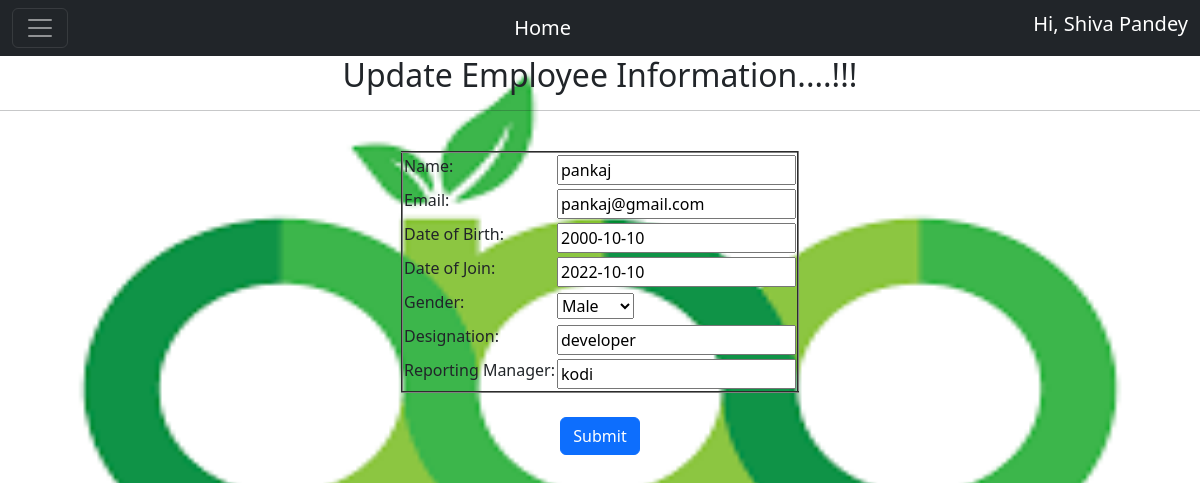
Page /app/update/13 (signed in) on the committed database.
### app/models.py (models this page shows, shortened)
class Employee(models.Model):
    CHOICE=(('male','Male'), ('female',' Female'),('other','Others'))
    name=models.CharField(max_length=30)
    email=models.EmailField()
    date_of_birth=models.DateField()
    date_of_join=models.DateField()
    gender=models.CharField(max_length=20, choices=CHOICE )
    designation=models.CharField(max_length=30)
    reporting_manager=models.CharField(max_length=30)

### app/views.py (the view)
# urls.py: path("update/<int:id>", views.update_view , name='update'),
def update_view(request, id):
    context ={}
    emp = get_object_or_404(Employee, id = id)
    form = EmployeeForm(request.POST or None, instance = emp)
    if form.is_valid():
        form.save()
        return HttpResponseRedirect("/app/detail/{}".format(id))
    context["form"] = form
    return render(request, "app/update_view.html", context)

### app/forms.py
class EmployeeForm(forms.ModelForm):
	name=forms.CharField(widget=forms.TextInput(attrs={'placeholder':'Enter Your Name'}))
	email=forms.EmailField(widget=forms.EmailInput(attrs={'placeholder':'Enter Your Email'}))
	date_of_birth=forms.DateField(widget=forms.DateInput(attrs={'placeholder':'YYYY-MM-DD'}))
	date_of_join=forms.DateField(widget=forms.DateInput(attrs={'placeholder':'YYYY-MM-DD'}))
	designation=forms.CharField(widget=forms.TextInput(attrs={'placeholder':'Enter Your Designation'}))
	reporting_manager=forms.CharField(widget=forms.TextInput(attrs={'placeholder':'Enter Reporting Manager Name'}))
	class Meta:
		model = Employee
		fields = "__all__"

### templates/app/update_view.html (shortened to what this page needs)
{% extends 'app/base.html' %}
{% block body_block %}
    <h2 align="center">Update Employee Information....!!!</h2>
    <hr>
    <div class="i-am-centered" align="center">
        <form method="POST">
            <div class="form-group">
                    <table  border="2">
                    <tr>
                        <td> <label >Name:</label></td>
                        <td>{{ form.name }}</td>
                    </tr>
                </div>
                <tr>
                <div class="form-group">
                    <td><label>Email:</label></td>
                    <td>{{ form.email }}</td>
                </div>
                </tr>
            <tr>
            <div class="form-group">
                <td><label>Date of Birth:</label></td>
                <td>{{ form.date_of_birth }}</td>
            </div>
             </tr>
             <tr>
                <div class="form-group">
                    <td><label>Date of Join:</label></td>
                    <td>{{ form.date_of_join }}</td>
                </div>
                 </tr>
             <tr>
                <div class="form-group">
                   <td> <label>Gender:</label></td>
                  <td> {{ form.gender }}</td>
                </div>
                </tr>
                <tr>
                 <div class="form-group">
                    <td><label>Designation:</label></td>
                   <td>{{ form.designation }} </td>
                </div>
                </tr>
                <tr>
                <div class="form-group">
                    <td><label>Reporting Manager:</label></td>
                  <td>  {{ form.reporting_manager }}</td>
                </div>
            </tr>
            <br>
        <br>
        <div class="col-auto">
            <button type="submit" class="btn btn-primary mb-2"> Submit </button>
          </div>
        </form>
    </div>
{% endblock %}

### templates/app/base.html (shortened to what this page needs)
<!DOCTYPE html>
<html lang="en">
<head>
  <link rel="stylesheet" href="https://maxcdn.bootstrapcdn.com/bootstrap/4.0.0/css/bootstrap.min.css"
>
    <link href="https://cdn.jsdelivr.net/npm/bootstrap@5.2.0/dist/css/bootstrap.min.css" rel="stylesheet">
    <link href="https://getbootstrap.com/docs/5.2/assets/css/docs.css" rel="stylesheet">
</head>
<body>
  <nav class="navbar navbar-dark bg-dark fixed" >
    <div class="container-fluid">
      <button class="navbar-toggler" type="button" data-bs-toggle="offcanvas" data-bs-target="#offcanvasDarkNavbar" aria-controls="offcanvasDarkNavbar">
        <span class="navbar-toggler-icon"></span>
      </button>
      <a class="navbar-brand" href="/app/home">Home</a>
{% if user.is_authenticated %}
      <h5 style="color: white">Hi, {{user.first_name|title}} {{user.last_name|title}}</h5>
     {% else %}
     <h5 style=color:white>Hi, Guest User</h5>
    {% endif %}
      </div>
  </nav>
{% block body_block %}
{% endblock %}
</body>
</html>

### templates/app/base.html (style rules this page uses)
body { background-repeat: no-repeat; background-attachment: fixed; background-size: 100% 100%; }

### rows in the picture
Employee: name "pankaj", email "pankaj@gmail.com", date_of_birth "2000-10-10", date_of_join "2022-10-10", gender "Male", designation "developer", reporting_manager "kodi"

### other values in the picture
{{ user.first_name|title }} "Shiva"
{{ user.last_name|title }} "Pandey"
